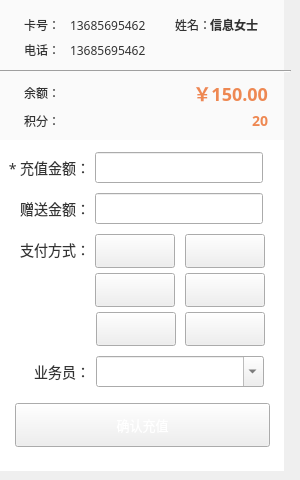
        <widget class="QWidget" name="memRechargeWidget">
         <widget class="QWidget" name="widget_9" native="true">
          <property name="geometry">
           <rect>
            <x>0</x>
            <y>0</y>
            <width>284</width>
            <height>71</height>
           </rect>
          </property>
          <property name="styleSheet">
           <string notr="true">background-color: rgb(250, 250, 250);</string>
          </property>
          <widget class="QLabel" name="CardIDValueRecLabel">
           <property name="geometry">
            <rect>
             <x>70</x>
             <y>15</y>
             <width>91</width>
             <height>20</height>
            </rect>
           </property>
           <property name="font">
            <font>
             <family>微软雅黑</family>
             <pointsize>-1</pointsize>
             <weight>50</weight>
             <italic>false</italic>
             <bold>false</bold>
            </font>
           </property>
           <property name="styleSheet">
            <string notr="true">font:12px;
font-family:&quot;微软雅黑&quot;;
color: rgb(51, 51, 51);</string>
           </property>
           <property name="text">
            <string>13685695462</string>
           </property>
          </widget>
          <widget class="QLabel" name="phoneValueRecLabel">
           <property name="geometry">
            <rect>
             <x>70</x>
             <y>40</y>
             <width>101</width>
             <height>20</height>
            </rect>
           </property>
           <property name="font">
            <font>
             <family>微软雅黑</family>
             <pointsize>-1</pointsize>
             <weight>50</weight>
             <italic>false</italic>
             <bold>false</bold>
            </font>
           </property>
           <property name="styleSheet">
            <string notr="true">font:12px;
font-family:&quot;微软雅黑&quot;;
color: rgb(51, 51, 51);</string>
           </property>
           <property name="text">
            <string>13685695462</string>
           </property>
          </widget>
          <widget class="QLabel" name="memNameRecLabel">
           <property name="geometry">
            <rect>
             <x>170</x>
             <y>15</y>
             <width>41</width>
             <height>20</height>
            </rect>
           </property>
           <property name="font">
            <font>
             <family>微软雅黑</family>
             <pointsize>-1</pointsize>
             <weight>50</weight>
             <italic>false</italic>
             <bold>false</bold>
            </font>
           </property>
           <property name="styleSheet">
            <string notr="true">font:12px;
font-family:&quot;微软雅黑&quot;;
color: rgb(51, 51, 51);</string>
           </property>
           <property name="text">
            <string>姓名：</string>
           </property>
           <property name="alignment">
            <set>Qt::AlignRight|Qt::AlignTrailing|Qt::AlignVCenter</set>
           </property>
          </widget>
          <widget class="QLabel" name="phoneRecLabel">
           <property name="geometry">
            <rect>
             <x>10</x>
             <y>40</y>
             <width>50</width>
             <height>20</height>
            </rect>
           </property>
           <property name="font">
            <font>
             <family>微软雅黑</family>
             <pointsize>-1</pointsize>
             <weight>50</weight>
             <italic>false</italic>
             <bold>false</bold>
            </font>
           </property>
           <property name="styleSheet">
            <string notr="true">font:12px;
font-family:&quot;微软雅黑&quot;;
color: rgb(51, 51, 51);</string>
           </property>
           <property name="text">
            <string>电话：</string>
           </property>
           <property name="alignment">
            <set>Qt::AlignRight|Qt::AlignTrailing|Qt::AlignVCenter</set>
           </property>
          </widget>
          <widget class="QLabel" name="memNameValueRecLabel">
           <property name="geometry">
            <rect>
             <x>210</x>
             <y>15</y>
             <width>61</width>
             <height>20</height>
            </rect>
           </property>
           <property name="font">
            <font>
             <family>微软雅黑</family>
             <pointsize>-1</pointsize>
             <weight>75</weight>
             <italic>false</italic>
             <bold>true</bold>
            </font>
           </property>
           <property name="styleSheet">
            <string notr="true">font:12px;
font:bold;
font-family:&quot;微软雅黑&quot;;
color: rgb(51, 51, 51);</string>
           </property>
           <property name="text">
            <string>信息女士</string>
           </property>
           <property name="alignment">
            <set>Qt::AlignLeading|Qt::AlignLeft|Qt::AlignVCenter</set>
           </property>
          </widget>
          <widget class="QLabel" name="CardIDRecLabel">
           <property name="geometry">
            <rect>
             <x>10</x>
             <y>15</y>
             <width>50</width>
             <height>20</height>
            </rect>
           </property>
           <property name="font">
            <font>
             <family>微软雅黑</family>
             <pointsize>-1</pointsize>
             <weight>50</weight>
             <italic>false</italic>
             <bold>false</bold>
            </font>
           </property>
           <property name="styleSheet">
            <string notr="true">font:12px;
font-family:&quot;微软雅黑&quot;;
color: rgb(51, 51, 51);</string>
           </property>
           <property name="text">
            <string>卡号：</string>
           </property>
           <property name="alignment">
            <set>Qt::AlignRight|Qt::AlignTrailing|Qt::AlignVCenter</set>
           </property>
          </widget>
         </widget>
         <widget class="Line" name="line_3">
          <property name="geometry">
           <rect>
            <x>0</x>
            <y>70</y>
            <width>291</width>
            <height>2</height>
           </rect>
          </property>
          <property name="minimumSize">
           <size>
            <width>0</width>
            <height>2</height>
           </size>
          </property>
          <property name="maximumSize">
           <size>
            <width>16777215</width>
            <height>2</height>
           </size>
          </property>
          <property name="orientation">
           <enum>Qt::Horizontal</enum>
          </property>
         </widget>
         <widget class="QWidget" name="widget_10" native="true">
          <property name="geometry">
           <rect>
            <x>0</x>
            <y>71</y>
            <width>284</width>
            <height>71</height>
           </rect>
          </property>
          <property name="styleSheet">
           <string notr="true">background-color: rgb(250, 250, 250);</string>
          </property>
          <widget class="QLabel" name="balanceRecLabel">
           <property name="geometry">
            <rect>
             <x>10</x>
             <y>7</y>
             <width>50</width>
             <height>30</height>
            </rect>
           </property>
           <property name="font">
            <font>
             <family>微软雅黑</family>
             <pointsize>-1</pointsize>
             <weight>50</weight>
             <italic>false</italic>
             <bold>false</bold>
            </font>
           </property>
           <property name="styleSheet">
            <string notr="true">font:12px;
font-family:&quot;微软雅黑&quot;;
color: rgb(51, 51, 51);</string>
           </property>
           <property name="text">
            <string>余额：</string>
           </property>
           <property name="alignment">
            <set>Qt::AlignRight|Qt::AlignTrailing|Qt::AlignVCenter</set>
           </property>
          </widget>
          <widget class="QLabel" name="balanceValueRecLabel">
           <property name="geometry">
            <rect>
             <x>140</x>
             <y>7</y>
             <width>128</width>
             <height>30</height>
            </rect>
           </property>
           <property name="font">
            <font>
             <family>微软雅黑</family>
             <pointsize>-1</pointsize>
             <weight>75</weight>
             <italic>false</italic>
             <bold>true</bold>
            </font>
           </property>
           <property name="styleSheet">
            <string notr="true">font:18px;
font:bold;
font-family:&quot;微软雅黑&quot;;
color: rgb(238, 136, 82);</string>
           </property>
           <property name="text">
            <string>￥150.00</string>
           </property>
           <property name="alignment">
            <set>Qt::AlignRight|Qt::AlignTrailing|Qt::AlignVCenter</set>
           </property>
          </widget>
          <widget class="QLabel" name="integRecLabel">
           <property name="geometry">
            <rect>
             <x>10</x>
             <y>35</y>
             <width>50</width>
             <height>30</height>
            </rect>
           </property>
           <property name="font">
            <font>
             <family>微软雅黑</family>
             <pointsize>-1</pointsize>
             <weight>50</weight>
             <italic>false</italic>
             <bold>false</bold>
            </font>
           </property>
           <property name="styleSheet">
            <string notr="true">font:12px;
font-family:&quot;微软雅黑&quot;;
color: rgb(51, 51, 51);</string>
           </property>
           <property name="text">
            <string>积分：</string>
           </property>
           <property name="alignment">
            <set>Qt::AlignRight|Qt::AlignTrailing|Qt::AlignVCenter</set>
           </property>
          </widget>
          <widget class="QLabel" name="integValueRecLabel">
           <property name="geometry">
            <rect>
             <x>140</x>
             <y>35</y>
             <width>128</width>
             <height>30</height>
            </rect>
           </property>
           <property name="font">
            <font>
             <family>微软雅黑</family>
             <pointsize>-1</pointsize>
             <weight>75</weight>
             <italic>false</italic>
             <bold>true</bold>
            </font>
           </property>
           <property name="styleSheet">
            <string notr="true">font:14px;
font:bold;
font-family:&quot;微软雅黑&quot;;
color: rgb(238, 136, 82);</string>
           </property>
           <property name="text">
            <string>20</string>
           </property>
           <property name="alignment">
            <set>Qt::AlignRight|Qt::AlignTrailing|Qt::AlignVCenter</set>
           </property>
          </widget>
         </widget>
         <widget class="QWidget" name="widget_11" native="true">
          <property name="geometry">
           <rect>
            <x>0</x>
            <y>140</y>
            <width>284</width>
            <height>331</height>
           </rect>
          </property>
          <property name="styleSheet">
           <string notr="true">QWidget#widget_11 {
	background-color: rgb(255, 255, 255);
}</string>
          </property>
          <widget class="QLabel" name="amtChargeRecLabel">
           <property name="geometry">
            <rect>
             <x>-1</x>
             <y>12</y>
             <width>91</width>
             <height>31</height>
            </rect>
           </property>
           <property name="minimumSize">
            <size>
             <width>0</width>
             <height>31</height>
            </size>
           </property>
           <property name="font">
            <font>
             <family>微软雅黑</family>
             <pointsize>-1</pointsize>
             <weight>50</weight>
             <italic>false</italic>
             <bold>false</bold>
            </font>
           </property>
           <property name="styleSheet">
            <string notr="true">font:14px;
font-family:&quot;微软雅黑&quot;;
color: rgb(51, 51, 51);</string>
           </property>
           <property name="text">
            <string>* 充值金额：</string>
           </property>
           <property name="alignment">
            <set>Qt::AlignRight|Qt::AlignTrailing|Qt::AlignVCenter</set>
           </property>
          </widget>
          <widget class="QLabel" name="payTypeRecLabel">
           <property name="geometry">
            <rect>
             <x>-1</x>
             <y>94</y>
             <width>91</width>
             <height>31</height>
            </rect>
           </property>
           <property name="minimumSize">
            <size>
             <width>0</width>
             <height>31</height>
            </size>
           </property>
           <property name="font">
            <font>
             <family>微软雅黑</family>
             <pointsize>-1</pointsize>
             <weight>50</weight>
             <italic>false</italic>
             <bold>false</bold>
            </font>
           </property>
           <property name="styleSheet">
            <string notr="true">font:14px;
font-family:&quot;微软雅黑&quot;;
color: rgb(51, 51, 51);</string>
           </property>
           <property name="text">
            <string>支付方式：</string>
           </property>
           <property name="alignment">
            <set>Qt::AlignRight|Qt::AlignTrailing|Qt::AlignVCenter</set>
           </property>
          </widget>
          <widget class="PayMethodButton" name="payRecButton_02">
           <property name="geometry">
            <rect>
             <x>185</x>
             <y>94</y>
             <width>80</width>
             <height>34</height>
            </rect>
           </property>
           <property name="minimumSize">
            <size>
             <width>0</width>
             <height>34</height>
            </size>
           </property>
           <property name="font">
            <font>
             <family>微软雅黑</family>
             <pointsize>10</pointsize>
            </font>
           </property>
           <property name="focusPolicy">
            <enum>Qt::NoFocus</enum>
           </property>
           <property name="styleSheet">
            <string notr="true"/>
           </property>
           <property name="text">
            <string/>
           </property>
          </widget>
          <widget class="PayMethodButton" name="payRecButton_05">
           <property name="geometry">
            <rect>
             <x>96</x>
             <y>172</y>
             <width>80</width>
             <height>34</height>
            </rect>
           </property>
           <property name="minimumSize">
            <size>
             <width>0</width>
             <height>34</height>
            </size>
           </property>
           <property name="font">
            <font>
             <family>微软雅黑</family>
             <pointsize>10</pointsize>
            </font>
           </property>
           <property name="focusPolicy">
            <enum>Qt::NoFocus</enum>
           </property>
           <property name="styleSheet">
            <string notr="true"/>
           </property>
           <property name="text">
            <string/>
           </property>
          </widget>
          <widget class="PayMethodButton" name="payRecButton_06">
           <property name="geometry">
            <rect>
             <x>185</x>
             <y>172</y>
             <width>80</width>
             <height>34</height>
            </rect>
           </property>
           <property name="minimumSize">
            <size>
             <width>0</width>
             <height>34</height>
            </size>
           </property>
           <property name="font">
            <font>
             <family>微软雅黑</family>
             <pointsize>10</pointsize>
            </font>
           </property>
           <property name="focusPolicy">
            <enum>Qt::NoFocus</enum>
           </property>
           <property name="styleSheet">
            <string notr="true"/>
           </property>
           <property name="text">
            <string/>
           </property>
          </widget>
          <widget class="PayMethodButton" name="payRecButton_04">
           <property name="geometry">
            <rect>
             <x>185</x>
             <y>133</y>
             <width>80</width>
             <height>34</height>
            </rect>
           </property>
           <property name="minimumSize">
            <size>
             <width>0</width>
             <height>34</height>
            </size>
           </property>
           <property name="font">
            <font>
             <family>微软雅黑</family>
             <pointsize>10</pointsize>
            </font>
           </property>
           <property name="focusPolicy">
            <enum>Qt::NoFocus</enum>
           </property>
           <property name="styleSheet">
            <string notr="true"/>
           </property>
           <property name="text">
            <string/>
           </property>
          </widget>
          <widget class="QLineEdit" name="amtChargeRecEdit">
           <property name="geometry">
            <rect>
             <x>95</x>
             <y>12</y>
             <width>168</width>
             <height>31</height>
            </rect>
           </property>
           <property name="minimumSize">
            <size>
             <width>168</width>
             <height>31</height>
            </size>
           </property>
           <property name="font">
            <font>
             <family>微软雅黑</family>
             <pointsize>-1</pointsize>
             <weight>50</weight>
             <italic>false</italic>
             <bold>false</bold>
            </font>
           </property>
           <property name="styleSheet">
            <string notr="true">font:14px;
font-family:&quot;微软雅黑&quot;;
color: rgb(51, 51, 51);
padding-left:10px;</string>
           </property>
          </widget>
          <widget class="PayMethodButton" name="payRecButton_03">
           <property name="geometry">
            <rect>
             <x>95</x>
             <y>133</y>
             <width>80</width>
             <height>34</height>
            </rect>
           </property>
           <property name="minimumSize">
            <size>
             <width>0</width>
             <height>34</height>
            </size>
           </property>
           <property name="font">
            <font>
             <family>微软雅黑</family>
             <pointsize>10</pointsize>
            </font>
           </property>
           <property name="focusPolicy">
            <enum>Qt::NoFocus</enum>
           </property>
           <property name="styleSheet">
            <string notr="true"/>
           </property>
           <property name="text">
            <string/>
           </property>
          </widget>
          <widget class="QComboBox" name="operatorRecBox">
           <property name="geometry">
            <rect>
             <x>96</x>
             <y>216</y>
             <width>168</width>
             <height>31</height>
            </rect>
           </property>
           <property name="minimumSize">
            <size>
             <width>168</width>
             <height>31</height>
            </size>
           </property>
           <property name="font">
            <font>
             <family>微软雅黑</family>
             <pointsize>-1</pointsize>
             <weight>50</weight>
             <italic>false</italic>
             <bold>false</bold>
            </font>
           </property>
           <property name="acceptDrops">
            <bool>false</bool>
           </property>
           <property name="styleSheet">
            <string notr="true">font:14px;
font-family:&quot;微软雅黑&quot;;
color: rgb(51, 51, 51);</string>
           </property>
           <property name="editable">
            <bool>true</bool>
           </property>
           <property name="duplicatesEnabled">
            <bool>false</bool>
           </property>
          </widget>
          <widget class="QLineEdit" name="giftAmtRecEdit">
           <property name="geometry">
            <rect>
             <x>95</x>
             <y>53</y>
             <width>168</width>
             <height>31</height>
            </rect>
           </property>
           <property name="minimumSize">
            <size>
             <width>168</width>
             <height>31</height>
            </size>
           </property>
           <property name="font">
            <font>
             <family>微软雅黑</family>
             <pointsize>-1</pointsize>
             <weight>50</weight>
             <italic>false</italic>
             <bold>false</bold>
            </font>
           </property>
           <property name="styleSheet">
            <string notr="true">font:14px;
font-family:&quot;微软雅黑&quot;;
color: rgb(51, 51, 51);
padding-left:10px;</string>
           </property>
          </widget>
          <widget class="PayMethodButton" name="payRecButton_01">
           <property name="geometry">
            <rect>
             <x>95</x>
             <y>94</y>
             <width>80</width>
             <height>34</height>
            </rect>
           </property>
           <property name="minimumSize">
            <size>
             <width>0</width>
             <height>34</height>
            </size>
           </property>
           <property name="font">
            <font>
             <family>微软雅黑</family>
             <pointsize>10</pointsize>
            </font>
           </property>
           <property name="focusPolicy">
            <enum>Qt::NoFocus</enum>
           </property>
           <property name="styleSheet">
            <string notr="true"/>
           </property>
           <property name="text">
            <string/>
           </property>
          </widget>
          <widget class="QLabel" name="operatorRecLabel">
           <property name="geometry">
            <rect>
             <x>-1</x>
             <y>216</y>
             <width>91</width>
             <height>31</height>
            </rect>
           </property>
           <property name="minimumSize">
            <size>
             <width>0</width>
             <height>31</height>
            </size>
           </property>
           <property name="font">
            <font>
             <family>微软雅黑</family>
             <pointsize>-1</pointsize>
             <weight>50</weight>
             <italic>false</italic>
             <bold>false</bold>
            </font>
           </property>
           <property name="styleSheet">
            <string notr="true">font:14px;
font-family:&quot;微软雅黑&quot;;
color: rgb(51, 51, 51);</string>
           </property>
           <property name="text">
            <string>  业务员：</string>
           </property>
           <property name="alignment">
            <set>Qt::AlignRight|Qt::AlignTrailing|Qt::AlignVCenter</set>
           </property>
          </widget>
          <widget class="QLabel" name="giftAmtRecLabel">
           <property name="geometry">
            <rect>
             <x>-1</x>
             <y>53</y>
             <width>91</width>
             <height>31</height>
            </rect>
           </property>
           <property name="minimumSize">
            <size>
             <width>0</width>
             <height>31</height>
            </size>
           </property>
           <property name="font">
            <font>
             <family>微软雅黑</family>
             <pointsize>-1</pointsize>
             <weight>50</weight>
             <italic>false</italic>
             <bold>false</bold>
            </font>
           </property>
           <property name="styleSheet">
            <string notr="true">font:14px;
font-family:&quot;微软雅黑&quot;;
color: rgb(51, 51, 51);</string>
           </property>
           <property name="text">
            <string>赠送金额：</string>
           </property>
           <property name="alignment">
            <set>Qt::AlignRight|Qt::AlignTrailing|Qt::AlignVCenter</set>
           </property>
          </widget>
          <widget class="QPushButton" name="rechargeConfireButton">
           <property name="geometry">
            <rect>
             <x>15</x>
             <y>263</y>
             <width>255</width>
             <height>44</height>
            </rect>
           </property>
           <property name="minimumSize">
            <size>
             <width>255</width>
             <height>44</height>
            </size>
           </property>
           <property name="font">
            <font>
             <family>微软雅黑</family>
             <pointsize>10</pointsize>
            </font>
           </property>
           <property name="focusPolicy">
            <enum>Qt::NoFocus</enum>
           </property>
           <property name="styleSheet">
            <string notr="true">QPushButton#rechargeConfireButton {
	color: rgb(255, 255, 255);
	border-image: url(:/shareImages/sure_normal.png);
}

QPushButton#rechargeConfireButton:pressed {
	border-image: url(:/shareImages/sure_press.png);
}</string>
           </property>
           <property name="text">
            <string>确认充值</string>
           </property>
          </widget>
         </widget>
        </widget>
